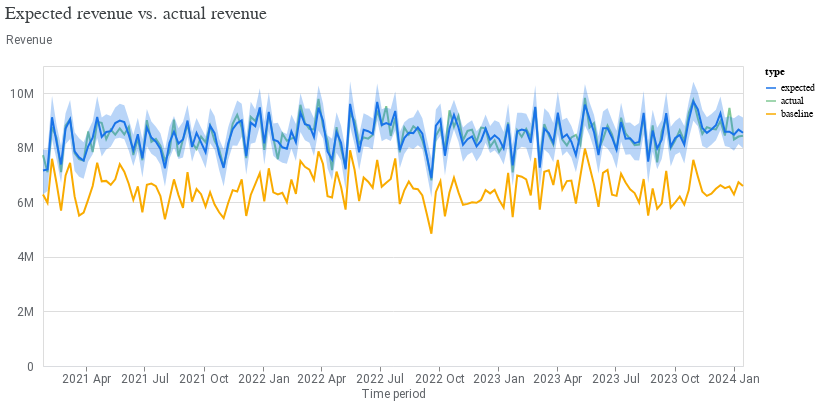

The notebook cell this image was saved under:
### Markdown cell above
2\. Assess the model's fit by comparing the expected sales against the actual sales.

### Code cell
model_fit = visualizer.ModelFit(mmm)
model_fit.plot_model_fit()

### Figure 1 — Vega-Lite specification as saved in the notebook (floating-point values rounded to 4 significant figures; data arrays with more than 128 entries replaced by an {"elided": "..."} marker saying what was removed)
{"config": {"view": {"continuousWidth": 300, "continuousHeight": 300}, "axis": {"labelColor": "#5F6368", "labelFont": "Roboto", "labelFontSize": 12, "titleColor": "#5F6368", "titleFont": "Roboto", "titleFontSize": 12, "titleFontWeight": "normal"}}, "layer": [{"mark": {"type": "line"}, "encoding": {"color": {"field": "type", "scale": {"domain": ["expected", "actual", "baseline"], "range": ["#1A73E8", "#81C995", "#F9AB00"]}, "type": "nominal"}, "x": {"axis": {"domainColor": "#DADCE0", "format": "%Y %b", "grid": false, "tickCount": 8}, "field": "time", "title": "Time period", "type": "temporal"}, "y": {"axis": {"domain": false, "labelExpr": "replace(format(datum.value, '.3~s'), 'G', 'B')", "labelPadding": 10, "tickCount": 5, "ticks": false, "titleAlign": "left", "titleAngle": 0, "titleY": -20}, "field": "mean", "title": "Revenue", "type": "quantitative"}}}, {"mark": {"type": "area", "opacity": 0.3}, "encoding": {"color": {"field": "type", "legend": null, "scale": {"domain": ["expected"], "range": ["#1A73E8"]}, "type": "nominal"}, "x": {"field": "time", "type": "temporal"}, "y": {"field": "ci_hi", "type": "quantitative"}, "y2": {"field": "ci_lo"}}}], "data": {"name": "data-c4c86604cfbca386b63a1b5d93ab511a"}, "resolve": {"scale": {"color": "independent"}}, "title": {"text": "Expected revenue vs. actual revenue", "anchor": "start", "color": "#3C4043", "font": "Google Sans Display", "fontSize": 18, "fontWeight": "normal", "offset": 10}, "width": 700, "$schema": "https://vega.github.io/schema/vega-lite/v5.20.1.json", "datasets": {"data-c4c86604cfbca386b63a1b5d93ab511a": {"elided": "468 records"}}}
